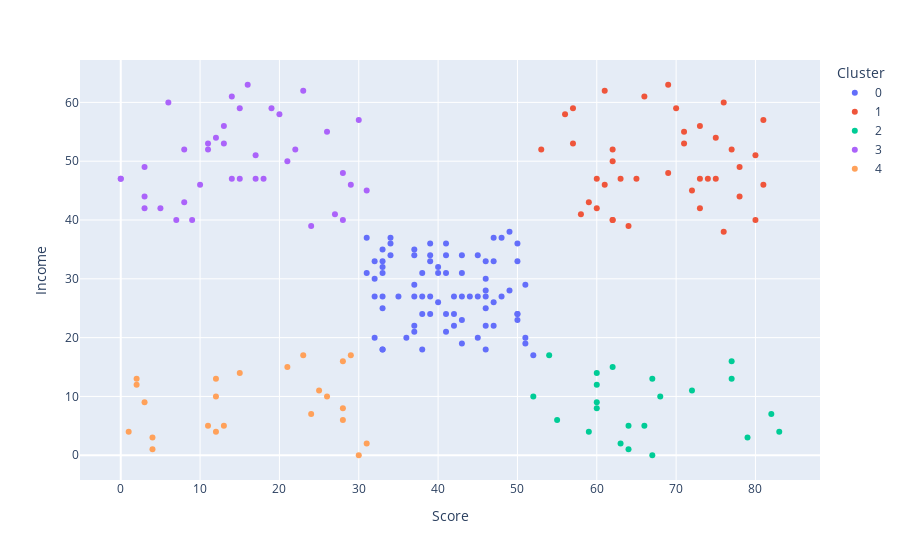

The notebook cell this image was saved under:
### Code cell
import plotly.express as px

dfs = x.astype({"Cluster": "object"})
dfs = dfs.sort_values("Cluster")

fig = px.scatter(
      dfs,
      x='Score',
      y='Income',
      color='Cluster')
fig.show()

### Figure 1 — Plotly figure (JSON) as saved in the notebook; plotly's stock layout.template omitted (floating-point values rounded to 4 significant figures)
{"data": [{"hovertemplate": "Cluster=0<br>Score=%{x}<br>Income=%{y}<extra></extra>", "legendgroup": "0", "marker": {"color": "#636efa", "symbol": "circle"}, "mode": "markers", "name": "0", "orientation": "v", "showlegend": true, "type": "scatter", "x": [40, 48, 35, 32, 46, 42, 33, 43, 39, 44, 45, 38, 47, 40, 33, 46, 38, 50, 39, 41, 50, 42, 50, 43, 46, 47, 37, 37, 49, 51, 37, 33, 45, 43, 39, 34, 37, 41, 33, 47, 46, 50, 39, 32, 34, 33, 41, 38, 43, 33, 31, 40, 32, 46, 37, 46, 42, 37, 41, 39, 49, 31, 47, 48, 52, 34, 50, 46, 41, 33, 33, 43, 51, 45, 51, 36, 38, 32], "xaxis": "x", "y": [32, 27, 27, 27, 27, 27, 27, 27, 27, 27, 27, 27, 26, 26, 25, 25, 24, 24, 24, 24, 24, 24, 23, 23, 22, 22, 27, 22, 28, 29, 35, 35, 34, 34, 34, 34, 34, 34, 33, 33, 33, 33, 33, 33, 36, 32, 31, 31, 31, 31, 31, 31, 30, 30, 29, 28, 22, 21, 21, 36, 38, 37, 37, 37, 17, 37, 36, 18, 36, 18, 18, 19, 19, 20, 20, 20, 18, 20], "yaxis": "y"}, {"hovertemplate": "Cluster=1<br>Score=%{x}<br>Income=%{y}<extra></extra>", "legendgroup": "1", "marker": {"color": "#EF553B", "symbol": "circle"}, "mode": "markers", "name": "1", "orientation": "v", "showlegend": true, "type": "scatter", "x": [80, 53, 62, 77, 71, 57, 75, 81, 73, 62, 56, 70, 57, 76, 66, 61, 71, 78, 74, 60, 76, 64, 80, 62, 62, 58, 73, 69, 60, 78, 81, 61, 75, 73, 63, 65, 59, 72, 69], "xaxis": "x", "y": [51, 52, 52, 52, 53, 53, 54, 57, 56, 50, 58, 59, 59, 60, 61, 62, 55, 49, 47, 47, 38, 39, 40, 40, 40, 41, 42, 48, 42, 44, 46, 46, 47, 47, 47, 47, 43, 45, 63], "yaxis": "y"}, {"hovertemplate": "Cluster=2<br>Score=%{x}<br>Income=%{y}<extra></extra>", "legendgroup": "2", "marker": {"color": "#00cc96", "symbol": "circle"}, "mode": "markers", "name": "2", "orientation": "v", "showlegend": true, "type": "scatter", "x": [54, 82, 60, 55, 68, 66, 52, 64, 72, 83, 59, 77, 79, 60, 67, 67, 77, 62, 64, 60, 60, 63], "xaxis": "x", "y": [17, 7, 9, 6, 10, 5, 10, 5, 11, 4, 4, 13, 3, 12, 13, 0, 16, 15, 1, 14, 8, 2], "yaxis": "y"}, {"hovertemplate": "Cluster=3<br>Score=%{x}<br>Income=%{y}<extra></extra>", "legendgroup": "3", "marker": {"color": "#ab63fa", "symbol": "circle"}, "mode": "markers", "name": "3", "orientation": "v", "showlegend": true, "type": "scatter", "x": [12, 30, 3, 23, 21, 15, 17, 14, 22, 13, 11, 20, 6, 11, 26, 13, 19, 28, 8, 0, 10, 3, 9, 5, 16, 8, 3, 28, 31, 27, 24, 7, 18, 15, 17, 14, 0, 29], "xaxis": "x", "y": [54, 57, 49, 62, 50, 59, 51, 61, 52, 56, 52, 58, 60, 53, 55, 53, 59, 48, 52, 47, 46, 42, 40, 42, 63, 43, 44, 40, 45, 41, 39, 40, 47, 47, 47, 47, 47, 46], "yaxis": "y"}, {"hovertemplate": "Cluster=4<br>Score=%{x}<br>Income=%{y}<extra></extra>", "legendgroup": "4", "marker": {"color": "#FFA15A", "symbol": "circle"}, "mode": "markers", "name": "4", "orientation": "v", "showlegend": true, "type": "scatter", "x": [21, 31, 28, 4, 15, 29, 23, 4, 28, 12, 1, 2, 2, 13, 25, 11, 26, 28, 12, 24, 3, 12, 30], "xaxis": "x", "y": [15, 2, 16, 1, 14, 17, 17, 3, 8, 4, 4, 13, 12, 5, 11, 5, 10, 6, 10, 7, 9, 13, 0], "yaxis": "y"}], "layout": {"legend": {"title": {"text": "Cluster"}, "tracegroupgap": 0}, "margin": {"t": 60}, "xaxis": {"anchor": "y", "domain": [0, 1], "title": {"text": "Score"}}, "yaxis": {"anchor": "x", "domain": [0, 1], "title": {"text": "Income"}}}}
